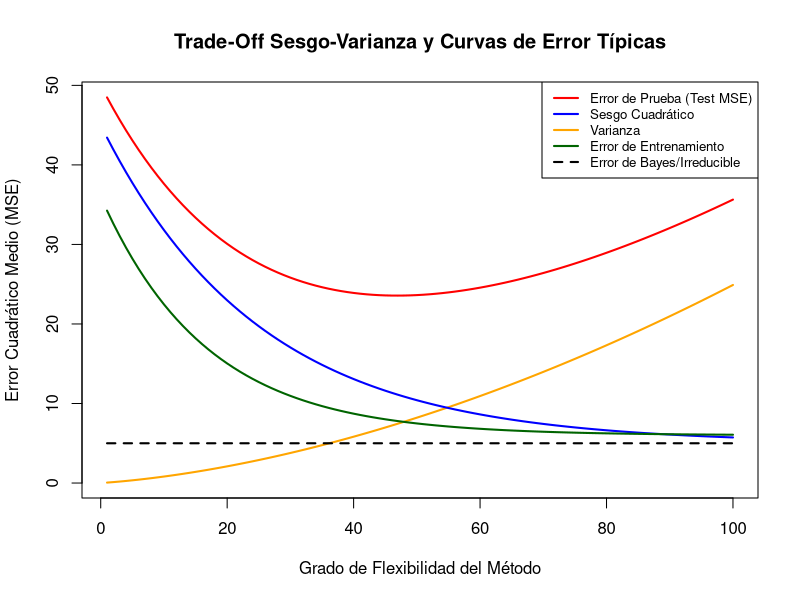

Here is the R script that generated this plot:
# 1. Definir el eje X: Grado de Flexibilidad del Método
# La flexibilidad va de 1 (baja) a 100 (alta)
flexibilidad <- 1:100

# 2. Definir las curvas teóricas basándose en el trade-off (compromiso) entre sesgo y varianza:

# A. Error de Bayes (Error Irreducible)
# Es constante, representa la varianza del error irreducible (Var(epsilon) en Ec. 2.7 [3, 6]).
irreducible_error <- rep(5, 100) # Se establece en un valor constante bajo

# B. Sesgo Cuadrático (Squared Bias)
# Debe ser monótonamente decreciente a medida que aumenta la flexibilidad [2, 4, 7].
# Se simula con una función de decaimiento exponencial.
bias_sq <- 40 * exp(-0.04 * flexibilidad) + 5

# C. Varianza (Variance)
# Debe ser monótonamente creciente a medida que aumenta la flexibilidad [2, 4, 6].
# Se simula con una función que crece ligeramente más rápido que lineal.
variance <- 0.05 * flexibilidad + 0.005 * flexibilidad^1.8

# D. Error de Prueba (Test Error / Test MSE)
# Es la suma de los tres componentes: Varianza + Sesgo Cuadrático + Error Irreducible (Ec. 2.7 [3]).
test_error <- bias_sq + variance + irreducible_error

# E. Error de Entrenamiento (Training Error / Training MSE)
# Siempre disminuye a medida que la flexibilidad aumenta, y siempre es menor que el error de prueba [1, 8].
# Se simula como una función que disminuye rápidamente hacia el Error Irreducible.
training_error <- 30 * exp(-0.06 * flexibilidad) + 1.2 * irreducible_error

# 3. Crear el gráfico

# Iniciar el plot con el Error de Prueba (para asegurar que el rango Y cubra la forma de U)
plot(flexibilidad, test_error,
     type = "l", # Trazar como línea
     col = "red", # Rojo para el Error de Prueba [2]
     lwd = 2,
     xlab = "Grado de Flexibilidad del Método",
     ylab = "Error Cuadrático Medio (MSE)",
     main = "Trade-Off Sesgo-Varianza y Curvas de Error Típicas",
     ylim = range(c(irreducible_error, bias_sq, variance, test_error, training_error)))

# Agregar las curvas restantes usando lines()

# Varianza (Creciente)
lines(flexibilidad, variance, col = "orange", lwd = 2)

# Sesgo Cuadrático (Decreciente)
lines(flexibilidad, bias_sq, col = "blue", lwd = 2)

# Error de Entrenamiento (Siempre decreciente, debajo del Error de Prueba)
lines(flexibilidad, training_error, col = "darkgreen", lwd = 2)

# Error de Bayes / Irreducible (Constante)
# Se utiliza lty=2 para línea discontinua, como se ve en las figuras conceptuales [1, 2]
lines(flexibilidad, irreducible_error, col = "black", lwd = 2, lty = 2)

# 4. Añadir Leyenda para identificar cada curva
legend("topright", 
       legend = c("Error de Prueba (Test MSE)", "Sesgo Cuadrático", "Varianza", "Error de Entrenamiento", "Error de Bayes/Irreducible"),
       col = c("red", "blue", "orange", "darkgreen", "black"), 
       lwd = 2, 
       lty = c(1, 1, 1, 1, 2), 
       cex = 0.8)

# Fin del Código R









